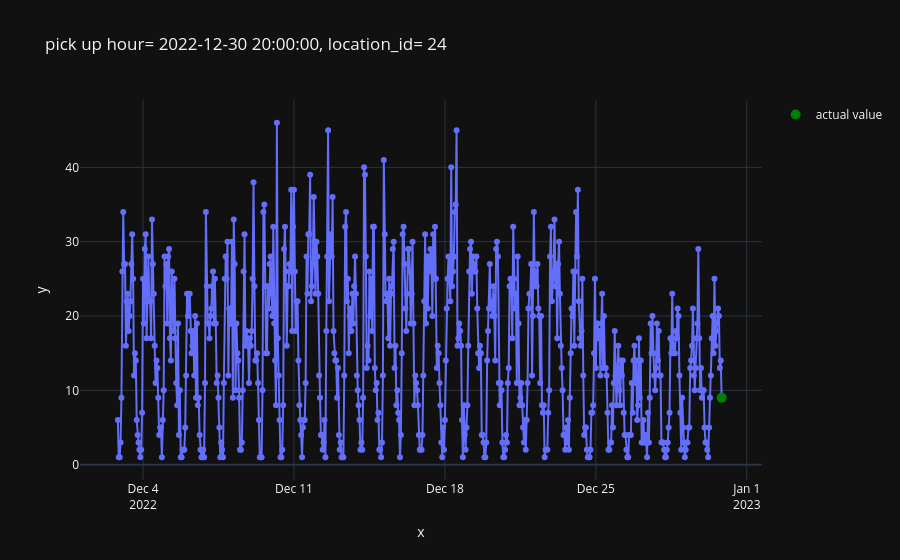

Here is the notebook cell this chart was saved with:
### Code cell
from src.plot import plot_one_sample

fig= plot_one_sample(
    features,
    targets,
    example_id=0,
)

fig.show()

### Figure 1 — Plotly figure (JSON) as saved in the notebook; plotly's stock layout.template omitted (floating-point values rounded to 4 significant figures; data arrays with more than 128 entries replaced by an {"elided": "..."} marker saying what was removed)
{"data": [{"hovertemplate": "x=%{x}<br>y=%{y}<extra></extra>", "legendgroup": "", "line": {"color": "#636efa", "dash": "solid"}, "marker": {"symbol": "circle"}, "mode": "lines+markers", "name": "", "orientation": "v", "showlegend": false, "type": "scatter", "x": {"elided": "673 str values"}, "xaxis": "x", "y": {"elided": "673 float values"}, "yaxis": "y"}, {"line": {"color": "green"}, "marker": {"size": 10}, "mode": "markers", "name": "actual value", "type": "scatter", "x": ["2022-12-30T20:00:00.000000"], "y": [9]}], "layout": {"legend": {"tracegroupgap": 0}, "title": {"text": "pick up hour= 2022-12-30 20:00:00, location_id= 24"}, "xaxis": {"anchor": "y", "domain": [0, 1], "title": {"text": "x"}}, "yaxis": {"anchor": "x", "domain": [0, 1], "title": {"text": "y"}}}}
